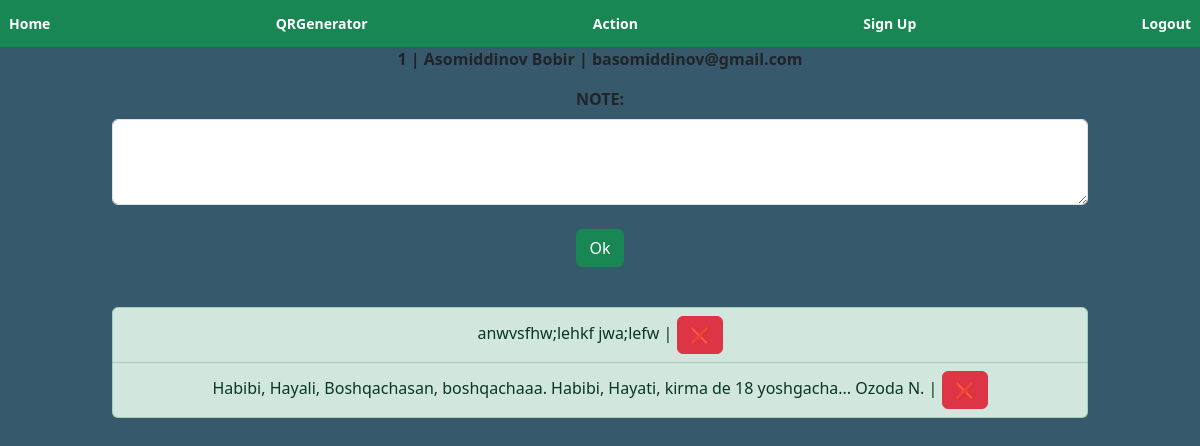
/notes (signed in), run on an earlier commit of the app's database.
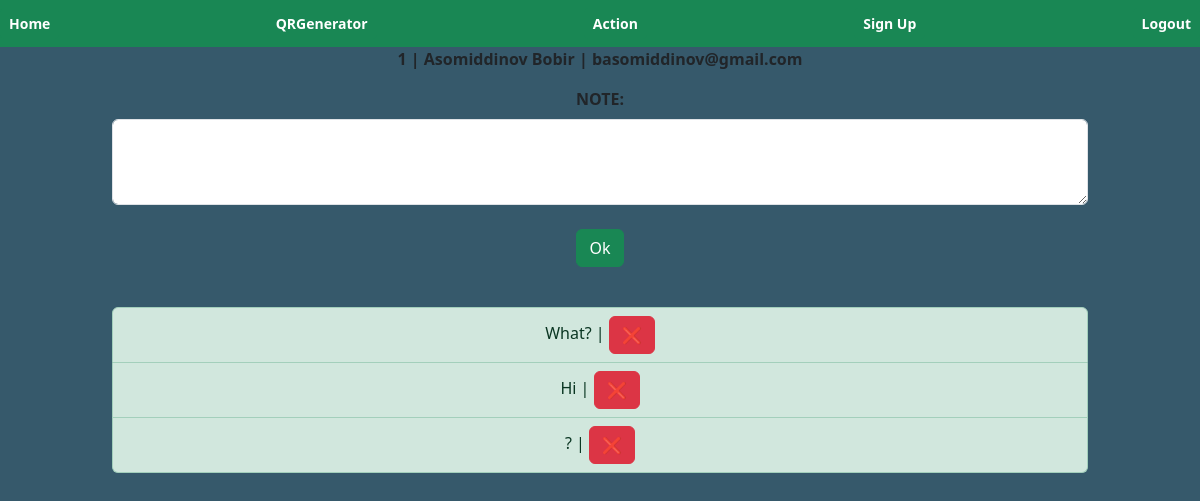
And on a later commit of the database.
### forms.py (models this page shows)
class User(db.Model, UserMixin):
    id = db.Column(db.Integer, primary_key=True)
    email = db.Column(db.String(250), unique=True)
    password = db.Column(db.String(150))
    fullname = db.Column(db.String(250))
    comment = db.Column(db.String(250))
    notes = db.relationship("Note")

class Note(db.Model):
    id = db.Column(db.Integer, primary_key=True)
    data = db.Column(db.String(10000))
    date = db.Column(db.DateTime(timezone=True), default=func.now())
    user_id = db.Column(db.Integer, db.ForeignKey("user.id"))

### routes.py (the view, shortened to what this page needs)
@app.route("/notes", methods=["GET", "POST"])
def notes():
    return render_template("notes.html", user=current_user)

### __init__.py (called while the page is built)
def create_app():
    migrate = Migrate(app, db)
    create_database(app)
    login_manager = LoginManager(app)
    login_manager.login_view = "login"
    login_manager.init_app(app)
    from forms import User
    @login_manager.user_loader
    def load_user(id):
        return User.query.get(int(id))
    return app

### templates/notes.html (shortened to what this page needs)
{% extends 'layout.html' %}
{% block content %}
<form method="post">
    <div class="col-10 container-md text-center">
        <label for="note" class="form-label"><b>NOTE:</b></label>
        <textarea class="form-control" name="note" id="note" rows="3"></textarea><br>
        <button type="submit" class="btn btn-success">Ok</button>
    </div>
</form>
<div class="col-10 container-md text-center">
    <ul class="list-group">
        {% for note in user.notes %}
        <li class="list-group-item list-group-item-success">
            {{ note.data }} | <a href=""><button class="btn btn-danger">❌</button></a>
        </li>
        {% endfor %}
    </ul>
</div>
{% endblock %}

### templates/layout.html (shortened to what this page needs)
<head>
    <link href="https://cdn.jsdelivr.net/npm/bootstrap@5.3.0-alpha1/dist/css/bootstrap.min.css" rel="stylesheet"
>
</head>
<body>
    {% if user.is_authenticated %}
    <nav class="navbar bg-success" class="container-fluid justify-content-center">
        <a href="/index">
            <button class="btn btn-sm btn-success" type="button"><b>Home</b></button>
        </a>
        <a href="/generator">
            <button class="btn btn-sm btn-success" type="button"><b>QRGenerator</b></button>
        </a>
        <a href="/action">
            <button class="btn btn-sm btn-success" type="button"><b>Action</b></button>
        </a>
        <a href="/sign_up">
            <button class="btn btn-sm btn-success" type="button"><b>Sign Up</b></button>
        </a>
        <a href="/logout">
            <button class="btn btn-sm btn-success" type="button"><b>Logout</b></button>
        </a>
    </nav>
    <p><b>{{ user.id }} | {{ user.fullname }} | {{ user.email }}</b></p>
    {% endif %}
</body>
{% block content %}
{% endblock %}

### templates/layout.html (style rules this page uses)
body { background-color: rgb(54, 89, 107); }
p { text-align: center; }

What changed in the data, as far as the page shows it:
removed Note: data "anwvsfhw;lehkf jwa;lefw"
removed Note: data "Habibi, Hayali, Boshqachasan, boshqachaaa. Habibi, Hayati, kirma de 18 yoshgacha... Ozoda N."
added Note: data "What?"
added Note: data "Hi"
added Note: data "?"
